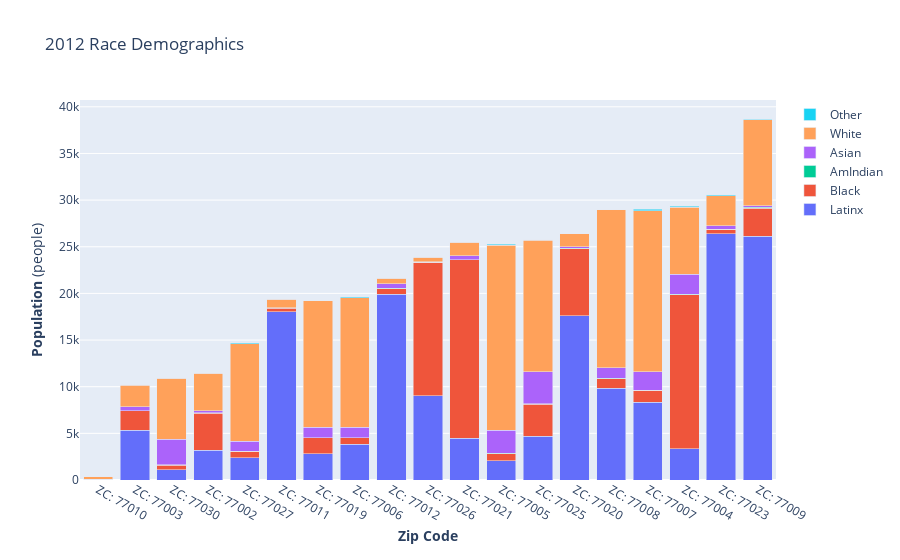

The notebook cell saved with this chart:
### Code cell
### ALL ZIP CODES 2012
# get the list of zipcodes from the DataFrame
yr2012 = yr2012.sort_values(by = ['Population'])
zipcodes_list = yr2012.Zipcode.apply(str).tolist()
zipcodes_list = ["ZC:" + " " + s for s in zipcodes_list]
fig = go.Figure(data=[
   go.Bar(name='Latinx', x=zipcodes_list, y=yr2012['Latinx']),
   go.Bar(name='Black', x=zipcodes_list, y=yr2012['Black']),
   go.Bar(name='AmIndian', x=zipcodes_list, y=yr2012['AmIndian']),
   go.Bar(name='Asian', x=zipcodes_list, y=yr2012['Asian']),
   go.Bar(name='White', x=zipcodes_list, y=yr2012['White']),
   go.Bar(name='Other', x=zipcodes_list, y=yr2012['Other'])
])
# Change the bar mode
fig.update_layout(barmode='stack', title_text="2012 Race Demographics")
fig.update_yaxes(title_text="<b>Population</b> (people)")
fig.update_xaxes(title_text="<b>Zip Code</b>")
fig.show()

### Figure 1 — Plotly figure (JSON) as saved in the notebook; plotly's stock layout.template omitted (floating-point values rounded to 4 significant figures)
{"data": [{"name": "Latinx", "type": "bar", "x": ["ZC: 77010", "ZC: 77003", "ZC: 77030", "ZC: 77002", "ZC: 77027", "ZC: 77011", "ZC: 77019", "ZC: 77006", "ZC: 77012", "ZC: 77026", "ZC: 77021", "ZC: 77005", "ZC: 77025", "ZC: 77020", "ZC: 77008", "ZC: 77007", "ZC: 77004", "ZC: 77023", "ZC: 77009"], "y": [62, 5351, 1086, 3175, 2387, 18058, 2788, 3816, 19911, 9040, 4450, 2076, 4673, 17583, 9830, 8334, 3358, 26405, 26147]}, {"name": "Black", "type": "bar", "x": ["ZC: 77010", "ZC: 77003", "ZC: 77030", "ZC: 77002", "ZC: 77027", "ZC: 77011", "ZC: 77019", "ZC: 77006", "ZC: 77012", "ZC: 77026", "ZC: 77021", "ZC: 77005", "ZC: 77025", "ZC: 77020", "ZC: 77008", "ZC: 77007", "ZC: 77004", "ZC: 77023", "ZC: 77009"], "y": [8, 2063, 478, 4002, 685, 341, 1759, 695, 596, 14300, 19145, 746, 3455, 7183, 1022, 1280, 16520, 476, 2985]}, {"name": "AmIndian", "type": "bar", "x": ["ZC: 77010", "ZC: 77003", "ZC: 77030", "ZC: 77002", "ZC: 77027", "ZC: 77011", "ZC: 77019", "ZC: 77006", "ZC: 77012", "ZC: 77026", "ZC: 77021", "ZC: 77005", "ZC: 77025", "ZC: 77020", "ZC: 77008", "ZC: 77007", "ZC: 77004", "ZC: 77023", "ZC: 77009"], "y": [0, 0, 67, 6, 0, 59, 0, 38, 20, 15, 14, 25, 24, 61, 66, 19, 10, 8, 89]}, {"name": "Asian", "type": "bar", "x": ["ZC: 77010", "ZC: 77003", "ZC: 77030", "ZC: 77002", "ZC: 77027", "ZC: 77011", "ZC: 77019", "ZC: 77006", "ZC: 77012", "ZC: 77026", "ZC: 77021", "ZC: 77005", "ZC: 77025", "ZC: 77020", "ZC: 77008", "ZC: 77007", "ZC: 77004", "ZC: 77023", "ZC: 77009"], "y": [14, 443, 2732, 232, 1077, 0, 1094, 1127, 494, 64, 418, 2484, 3447, 194, 1109, 1958, 2149, 351, 179]}, {"name": "White", "type": "bar", "x": ["ZC: 77010", "ZC: 77003", "ZC: 77030", "ZC: 77002", "ZC: 77027", "ZC: 77011", "ZC: 77019", "ZC: 77006", "ZC: 77012", "ZC: 77026", "ZC: 77021", "ZC: 77005", "ZC: 77025", "ZC: 77020", "ZC: 77008", "ZC: 77007", "ZC: 77004", "ZC: 77023", "ZC: 77009"], "y": [258, 2318, 6529, 4018, 10460, 932, 13598, 13874, 589, 445, 1461, 19856, 14076, 1354, 16924, 17260, 7198, 3241, 9212]}, {"name": "Other", "type": "bar", "x": ["ZC: 77010", "ZC: 77003", "ZC: 77030", "ZC: 77002", "ZC: 77027", "ZC: 77011", "ZC: 77019", "ZC: 77006", "ZC: 77012", "ZC: 77026", "ZC: 77021", "ZC: 77005", "ZC: 77025", "ZC: 77020", "ZC: 77008", "ZC: 77007", "ZC: 77004", "ZC: 77023", "ZC: 77009"], "y": [0, 26, 39, 0, 91, 0, 0, 66, 0, 0, 21, 60, 53, 0, 30, 149, 120, 69, 81]}], "layout": {"barmode": "stack", "title": {"text": "2012 Race Demographics"}, "xaxis": {"title": {"text": "<b>Zip Code</b>"}}, "yaxis": {"title": {"text": "<b>Population</b> (people)"}}}}
